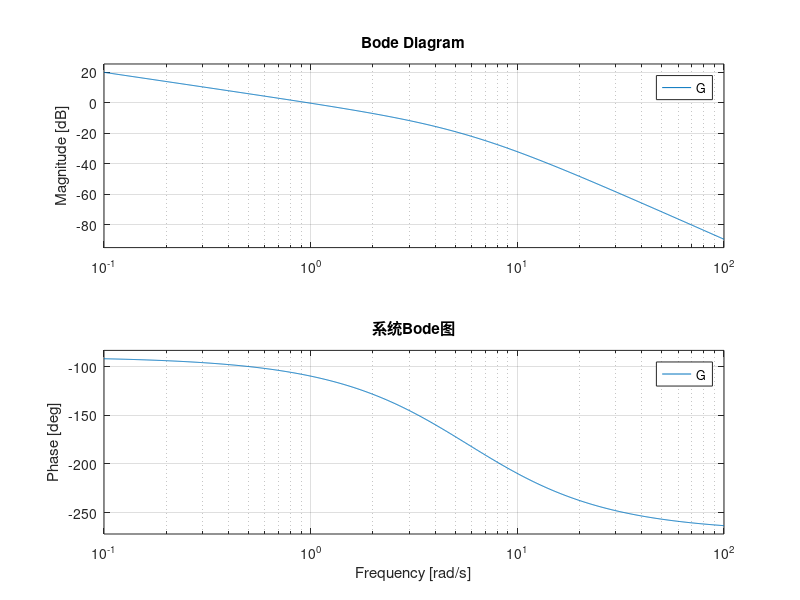
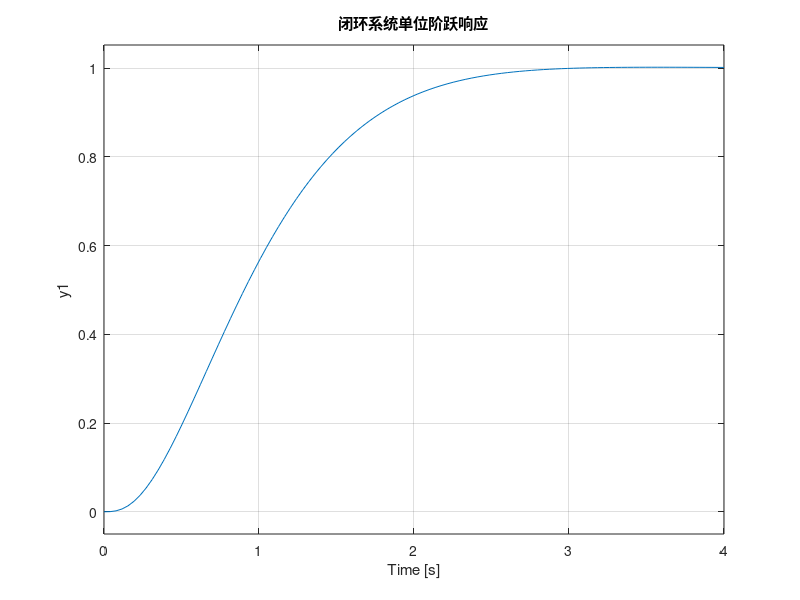

MATLAB code for these plots, in order:
clc
clear
close all

s=tf('s');
G=2/(s*(0.3*s+2)*(0.2*s+1));

figure(1)
bode(G)
grid on
title('系统Bode图')

[GM,PM,Wcg,Wcp]=margin(G);
GM_dB=20*log10(GM);

fprintf('幅值裕度 GM = %.4f\n',GM)
fprintf('幅值裕度 GM_dB = %.4f dB\n',GM_dB)
fprintf('相角裕度 PM = %.4f deg\n',PM)
fprintf('相角穿越频率 Wcg = %.4f rad/s\n',Wcg)
fprintf('幅值穿越频率 Wcp = %.4f rad/s\n',Wcp)

T=feedback(G,1);

figure(2)
step(T)
grid on
title('闭环系统单位阶跃响应')

pole(T)
